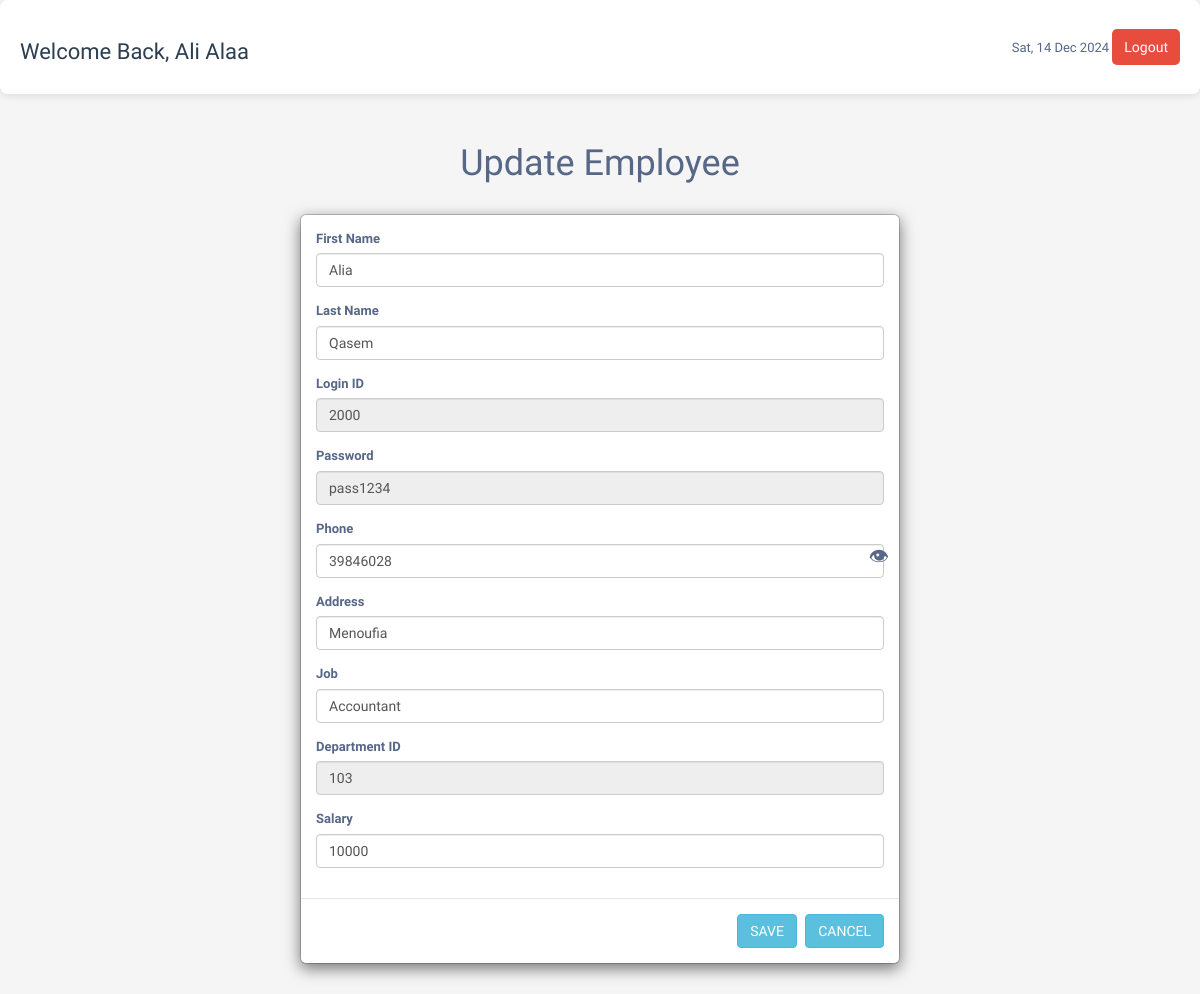
The page /update_emp.php?id=26 (signed in) on the database its author committed.
### tables this page shows
CREATE TABLE `employee` (
  `employee_id` int(11) NOT NULL,
  `person_id` int(11) NOT NULL,
  `department_id` int(11) DEFAULT NULL,
  `logi_id` int(14) NOT NULL,
  `password` varchar(225) NOT NULL
);

CREATE TABLE `person` (
  `person_id` int(11) NOT NULL,
  `first_name` varchar(225) NOT NULL,
  `last_name` varchar(225) NOT NULL,
  `age` int(10) NOT NULL,
  `address` varchar(225) NOT NULL,
  `phone_number` varchar(11) NOT NULL,
  `date_of_birth` date NOT NULL,
  `absent_times` int(10) DEFAULT NULL,
  `salary` decimal(20,0) NOT NULL,
  `job_title` varchar(225) NOT NULL,
  `gender` enum('male','female') NOT NULL,
  `role` enum('admin','employee','manager') NOT NULL
);

### update_emp.php (the view, shortened to what this page needs)
<?php
$user_name = $_SESSION['user_name'];
?>
<?php include("config.php");
if (isset($_GET['id'])) {
    $id = $_GET['id'];
    $query = "
            SELECT
            employee.employee_id,
            employee.logi_id,
            employee.password,
            employee.department_id,
            person.first_name,
            person.last_name,
            person.phone_number AS phone,
            person.address,
            person.job_title AS job,
            person.salary
        FROM
            employee
        JOIN
            person
        ON
            employee.person_id = person.person_id
        WHERE
            employee.employee_id =  '$id'
        ";
    $stmt = $database->prepare($query);
    $stmt->execute();
    $result = $stmt->fetch(PDO::FETCH_ASSOC);
}
?>
<!DOCTYPE html>
<html lang="en">
<head>
    <link rel="stylesheet" href="dashboard.css">
    <link rel="stylesheet" href="https://maxcdn.bootstrapcdn.com/font-awesome/4.7.0/css/font-awesome.min.css">
    <link rel="stylesheet" href="https://maxcdn.bootstrapcdn.com/bootstrap/3.3.7/css/bootstrap.min.css">
</head>
<body>
    <div class="header">
        <h3>Welcome Back, <?php echo $user_name; ?></h3>
        <div>
            <span id="currentDate"></span>
            <button class="btn-signout ms-3" onclick="logout()">Logout</button>
        </div>
    </div>
    <div class="container">
        <div class=" text-center mt-5 ">
            <h1>Update Employee</h1>
        </div>
        <div class="modal-dialog">
            <div class="modal-content">
                <form method="post" action="update_emp.php?id=<?php echo $id; ?>">
                    <div class="modal-body">
                        <div class="form-group">
                            <label>First Name</label>
                            <input type="text" class="form-control" name="fname"
                                value="<?php echo htmlspecialchars($result['first_name']); ?>">
                        </div>
                        <div class="form-group">
                            <label>Last Name</label>
                            <input type="text" class="form-control" name="lname"
                                value="<?php echo htmlspecialchars($result['last_name']); ?>">
                        </div>
                        <div class="form-group">
                            <label>Login ID</label>
                            <input type="int" class="form-control" name="logi_id"
                                value="<?php echo htmlspecialchars($result['logi_id']); ?>" readonly>
                        </div>
                        <div class="form-group">
                            <label>Password</label>
                            <input type="text" class="form-control" name="password" id="password" readonly
                                value="<?php echo htmlspecialchars($result['password']); ?>">
                            <span id="eye-icon" class="eye-icon">&#128065;</span>
                        </div>
                        <div class="form-group">
                            <label>Phone</label>
                            <input type="text" class="form-control" name="phone"
                                value="<?php echo htmlspecialchars($result['phone']); ?>">
                        </div>
                        <div class="form-group">
                            <label>Address</label>
                            <input type="text" class="form-control" name="address"
                                value="<?php echo htmlspecialchars($result['address']); ?>">
                        </div>
                        <div class="form-group">
                            <label>Job</label>
                            <input type="text" class="form-control" name="job"
                                value="<?php echo htmlspecialchars($result['job']); ?>">
                        </div>
                        <div class="form-group">
                            <label>Department ID</label>
                            <input type="int" class="form-control" readonly name="department_id"
                                value="<?php echo htmlspecialchars($result['department_id']); ?>">
                        </div>
                        <div class="form-group">
                            <label>Salary</label>
                            <input type="number" class="form-control" name="salary"
                                value="<?php echo htmlspecialchars($result['salary']); ?>" min="0" step="0.01">
                        </div>
                    </div>
                    <div class="modal-footer">
                        <input type="submit" class="btn btn-info" name="save" value="SAVE">
                        <input action="employeecrud.php" type="submit" class="btn btn-info" name="save" value="CANCEL">
                    </div>
                </form>
            </div>
        </div>
    </div>
</body>
</html>

### dashboard.css (style rules this page uses)
body { font-family: "Arial", sans-serif; background-color: #f4f6f9; color: #333; }
.header { display: flex; justify-content: space-between; align-items: center; background-color: #fff; padding: 20px; border-radius: 8px; box-shadow: 0px 2px 8px rgba(0, 0, 0, 0.1); margin-bottom: 30px; }
.header h3 { font-size: 22px; color: #2c3e50; }
.header .btn-signout { background-color: #e74c3c; color: white; border-radius: 5px; font-size: 14px; padding: 8px 12px; border: none; cursor: pointer; transition: background-color 0.3s ease; }

### update_emp.php (style rules this page uses)
.eye-icon { position: absolute; right: 10px; top: 50%; transform: translateY(-50%); font-size: 20px; cursor: pointer; }
body { color: #566787; background: #f5f5f5; font-family: 'Varela Round', sans-serif; font-size: 13px; }

### rows shown on the page
employee: fname "Alia", lname "Qasem", logi_id "2000", password "pass1234", phone "39846028", address "Menoufia", job "Accountant", department_id "103", salary "10000"

### other values the page prints
$user_name "Ali Alaa"
